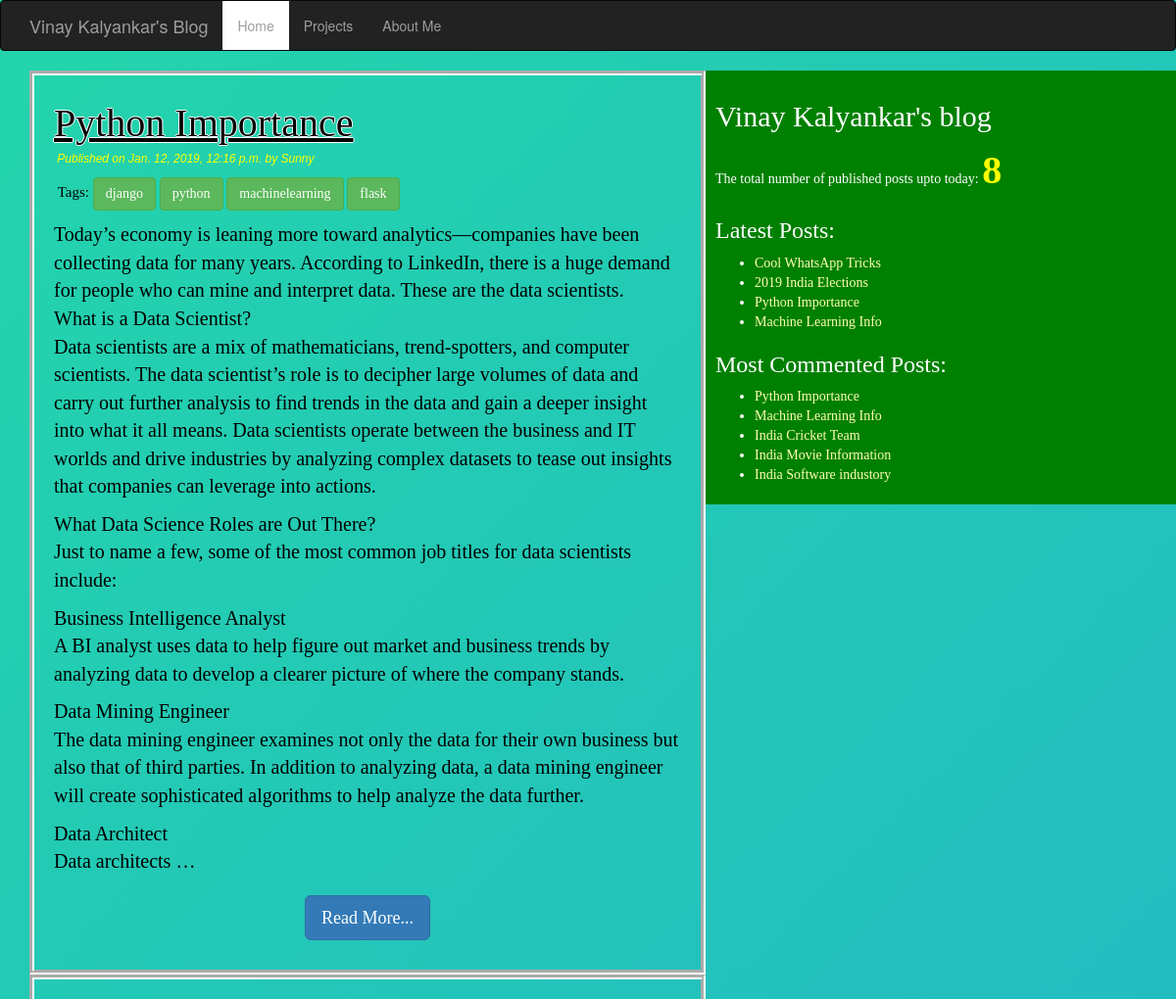
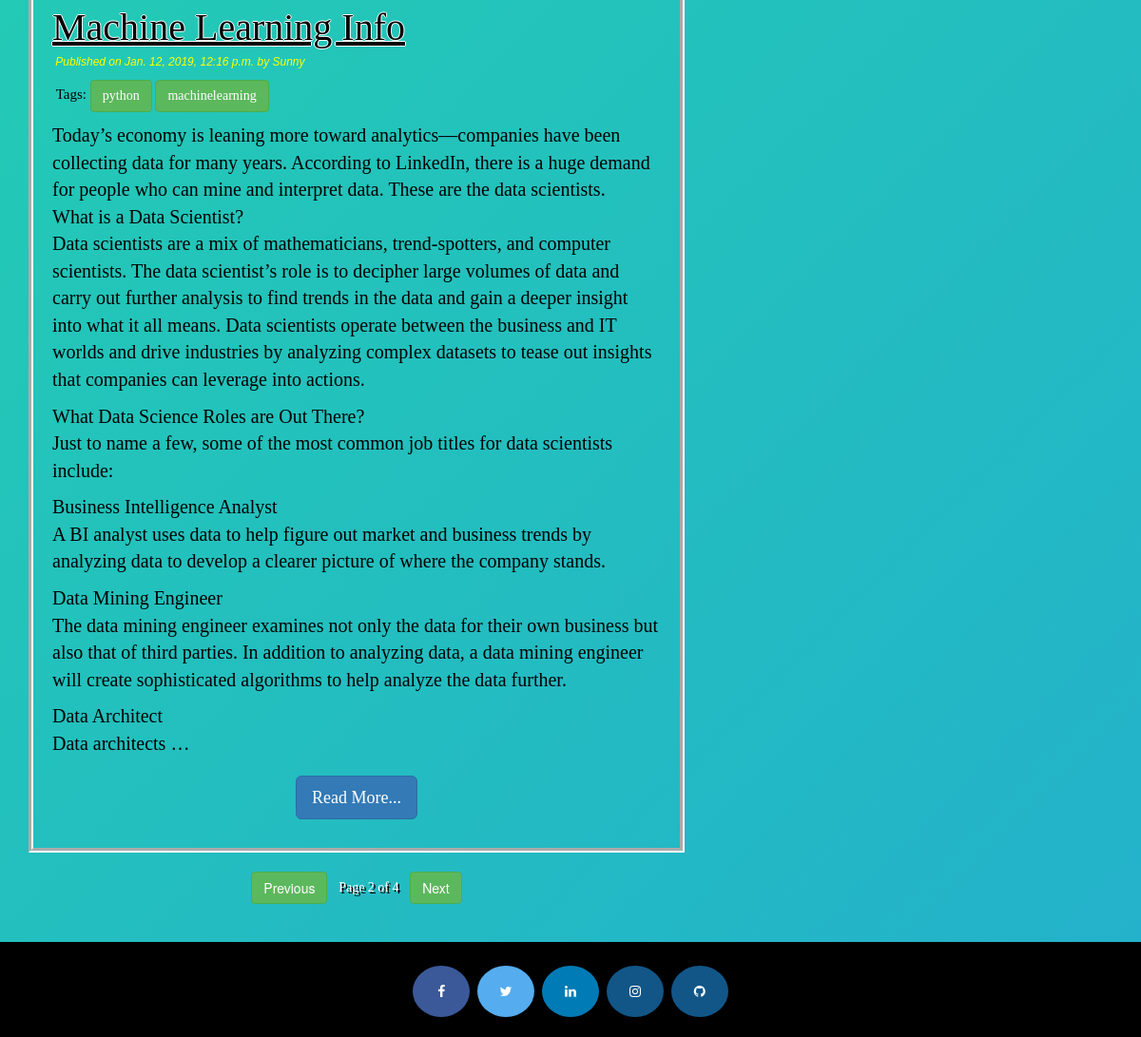
Screenshot of /?page=2 with the database file from the repository (2 pictures, top to bottom).
### blog/models.py (models this page shows, shortened)
class Post(models.Model):
    STATUS_CHOICES=(('draft','Draft'),('published','Published'))
    title=models.CharField(max_length=256)
    slug=models.SlugField(max_length=264,unique_for_date='publish')
    author=models.ForeignKey(User,related_name='blog_posts',on_delete=models.DO_NOTHING)
    body=RichTextField(blank=True, null=True)
    publish=models.DateTimeField(default=timezone.now)
    created=models.DateTimeField(auto_now_add=True)
    updated=models.DateTimeField(auto_now=True)
    status=models.CharField(max_length=10,choices=STATUS_CHOICES,default='draft')
    objects=CustomManager()
    tags=TaggableManager()
    class Meta:
        ordering=('-publish',)
    def get_absolute_url(self):
        return  reverse('post_detail',args=[self.publish.year,self.publish.strftime('%m'),self.publish.strftime('%d'),self.slug])

### blog/views.py (the view)
# urls.py: path('',views.post_list_view),
def post_list_view(request,tag_slug=None):
    post_list=Post.objects.all()
    tag=None
    if tag_slug:
        tag=get_object_or_404(Tag,slug=tag_slug)
        post_list=post_list.filter(tags__in=[tag])
    paginator=Paginator(post_list,2)
    page_number=request.GET.get('page')
    try:
        post_list=paginator.page(page_number)
    except PageNotAnInteger:
        post_list=paginator.page(1)
    except EmptyPage:
        post_list=paginator.page(paginator.num_pages)
    return render(request,'blog/post_list.html',{'post_list':post_list,'tag':tag})

### blog/models.py (called while the page is built)
    def get_queryset(self):
        return super().get_queryset().filter(status='published')

### blog/templatetags/blog_tags.py (called while the page is built)
@register.simple_tag(name="my_tag")
def total_posts():
    return Post.objects.count()

@register.inclusion_tag('blog/latest_posts123.html')
def show_latest_posts(count=3):
    latest_posts=Post.objects.order_by('-publish')[:count]
    return {'latest_posts':latest_posts}

@register.simple_tag
def get_most_commented_posts(count=5):
    return Post.objects.annotate(total_comments=Count('comments')).order_by('-total_comments')[:count]

### templates/blog/post_list.html (shortened to what this page needs)
{%extends 'blog/base.html'%}
   {%block content %}
{% for post in post_list%}
   <div class="posts">
     <a href="{{post.get_absolute_url}}" class="title">{{post.title}}</a>
     <p id="date">&nbsp;Published on {{post.publish}} by {{post.author|title}}</p>
     <p class="taggs">&nbsp;Tags:
       {%for tag in post.tags.all%}
         <a class="btn btn-success" href="{%url 'post_list_by_tag_name' tag.slug%}">{{tag.name}}</a>
       {%endfor%}
     </p>
     <h7 class="paragraph">{{post.body|safe| linebreaks|truncatewords:200}}</h7>
     <h2 align="center"><a href="{{post.get_absolute_url}}" class="btn btn-primary btn-lg">Read More...</a></h2>
     </div>
  {%endfor%}
<br>
   {%include 'blog/pagination.html' with page=post_list %}
   <br><br>
   {%endblock%}

### templates/blog/base.html (shortened to what this page needs)
<!DOCTYPE html>
{%load blog_tags%}
{%load staticfiles%}
<html lang="en" dir="ltr">
  <head>
    <link rel="stylesheet" href="https://maxcdn.bootstrapcdn.com/bootstrap/3.3.7/css/bootstrap.min.css">
    <link rel="stylesheet" href="{% static "css/blog.css" %}">
    <link rel="stylesheet" href="https://cdnjs.cloudflare.com/ajax/libs/font-awesome/4.7.0/css/font-awesome.min.css">
  </head>
    <body>
      <nav class="navbar navbar-default navbar-inverse">
        <div class="container">
          <div class="navbar-header">
            <a class="navbar-brand" href="/">Vinay Kalyankar's Blog</a>
          </div>
          <ul class="nav navbar-nav">
            <li> <a href="/" class="current">Home</a> </li>
            <li> <a href="/Projects" >Projects</a> </li>
            <li> <a href="/AboutMe">About Me</a> </li>
          </ul>
        </div>
      </nav>
      <section>
        <div class="content" >
              {%block content%}{%endblock%}
        </div>
  <div class="sidebar">
    <h2>Vinay Kalyankar's blog</h2>
    <p>The total number of published posts upto today: <span id='pcount'>{%my_tag%}</span>  </p>
    <h3>Latest Posts: </h3>{%show_latest_posts 4%}
    <h3>Most Commented Posts: </h3>
    {%get_most_commented_posts as most_commented_posts%}
    <ul>
      {%for post in most_commented_posts%}
        <li><a href="{{post.get_absolute_url}}">{{post.title}}</a></li>
      {%endfor%}
    </ul>
  </div>
  <br />
</section>
  <footer id="footer" align="center">
    <a href="https://www.facebook.com/kalyankarvinay" class="fa fa-facebook" target="_blank"></a>
    <a href="https://twitter.com/kalyankar_vinay" class="fa fa-twitter" target="_blank"></a>
    <a href="#" class="fa fa-linkedin" target="_blank"></a>
    <a href="https://www.instagram.com/kalyankarvinay" class="fa fa-instagram"></a>
    <a href="https://github.com/Vinaykalyankar" class="fa fa-github" target="_blank"></a>
  </footer>
    </body>
  </html>

### templates/blog/pagination.html
<div class="paginator" align='center'>
  {%if page.has_previous%}
    <a href="?page={{page.previous_page_number}}" class="btn btn-success">Previous</a>&nbsp&nbsp
  {%endif%}
  <span id="pagess">Page {{page.number}} of {{page.paginator.num_pages}}</span>&nbsp&nbsp
  {%if page.has_next%}
    <a href="?page={{page.next_page_number}}" class="btn btn-success">Next</a>
  {%endif%}
</div>

### templates/blog/latest_posts123.html
<ul>
  {%for post in latest_posts %}
  <li><a href="{{post.get_absolute_url}}">{{post.title}}</a></li>
  {%endfor%}
</ul>

### static/css/blog.css (style rules this page uses)
.content { width: 60%; float: left; padding: 0 0 0 30px; }
.posts { border: 5px white solid; border-style: groove; display: block; padding: 20px; }
.sidebar { font-family: 'Baloo Thambi', cursive; width: 40%; float: right; padding: 10px; background: green; }
body { width: 100wh; height: 90vh; color: #fff; background: linear-gradient(-45deg, #EE7752, #E73C7E, #23A6D5, #23D5AB); background-size: 400% 400%; -webkit-animation: Gradient 5s ease infinite; -moz-animation: Gradient 5s ease infinite; animation: Gradient 5s ease infinite; }
#date { font-family: 'Karla', sans-serif; color: yellow; font-size: 12px; font-style: italic; }
a { color: #ffffb3; }
#pcount { font-size: 40px; color: yellow; font-weight: bold; }
.title { color: black; font-size: 40px; text-decoration: underline; font-family: 'ZCOOL KuaiLe', cursive; color: black; text-shadow: -1px 0 white, 0 1px white, 1px 0 white, 0 -1px white; }
.paragraph { font-family: 'Pacifico', cursive; font-size: 20px; color: black; }
.taggs { font-family: 'Pacifico', cursive; font-size: 15px; color: black; }
.nav .current { background: #ffffff; }
section { min-height: 90vh; }
#footer { padding: 20px; background-color: black; position: relative; height: 100px; clear: both; display: block; }
.fa { padding: 20px; font-size: 30px; width: 60px; text-align: center; text-decoration: none; margin: 5px 2px; border-radius: 50%; }
.fa-facebook { background: #3B5998; color: white; }
.fa-twitter { background: #55ACEE; color: white; }
.fa-linkedin { background: #007bb5; color: white; }
.fa-instagram { background: #125688; color: white; }
.fa-github { background: #125688; color: white; }
#pagess { font-family: 'Fredoka One', cursive; text-shadow: 2px 2px black; }

### rows the page displays
Post: title "Python Importance", publish "Jan. 12, 2019, 12:16 p.m.", author "Sunny", body "Today’s economy is leaning more toward analytics—companies have been collecting data for many years. According to LinkedIn, there is a huge demand for people who can mine and interpret data. These are the data scientists. What is a Data Scientist? Data scientists are a mix of mathematicians, trend-spotters, and computer scientists. The data scientist’s role is to decipher large volumes of data and carry out further analysis to find trends in the data and gain a deeper insight into what it all means. Data scientists operate between the business and IT worlds and drive industries by analyzing complex datasets to tease out insights that companies can leverage into actions. What Data Science…"
Tag: name "django"
Tag: name "python"
Tag: name "machinelearning"
Tag: name "flask"
Post: title "Machine Learning Info", publish "Jan. 12, 2019, 12:16 p.m.", author "Sunny", body "Today’s economy is leaning more toward analytics—companies have been collecting data for many years. According to LinkedIn, there is a huge demand for people who can mine and interpret data. These are the data scientists. What is a Data Scientist? Data scientists are a mix of mathematicians, trend-spotters, and computer scientists. The data scientist’s role is to decipher large volumes of data and carry out further analysis to find trends in the data and gain a deeper insight into what it all means. Data scientists operate between the business and IT worlds and drive industries by analyzing complex datasets to tease out insights that companies can leverage into actions. What Data Science…"
Post: title "Cool WhatsApp Tricks"
Post: title "2019 India Elections"
Post: title "India Cricket Team"
Post: title "India Movie Information"
Post: title "India Software industory"

### other values shown
{{ page.number }} "2"
{{ page.paginator.num_pages }} "4"
